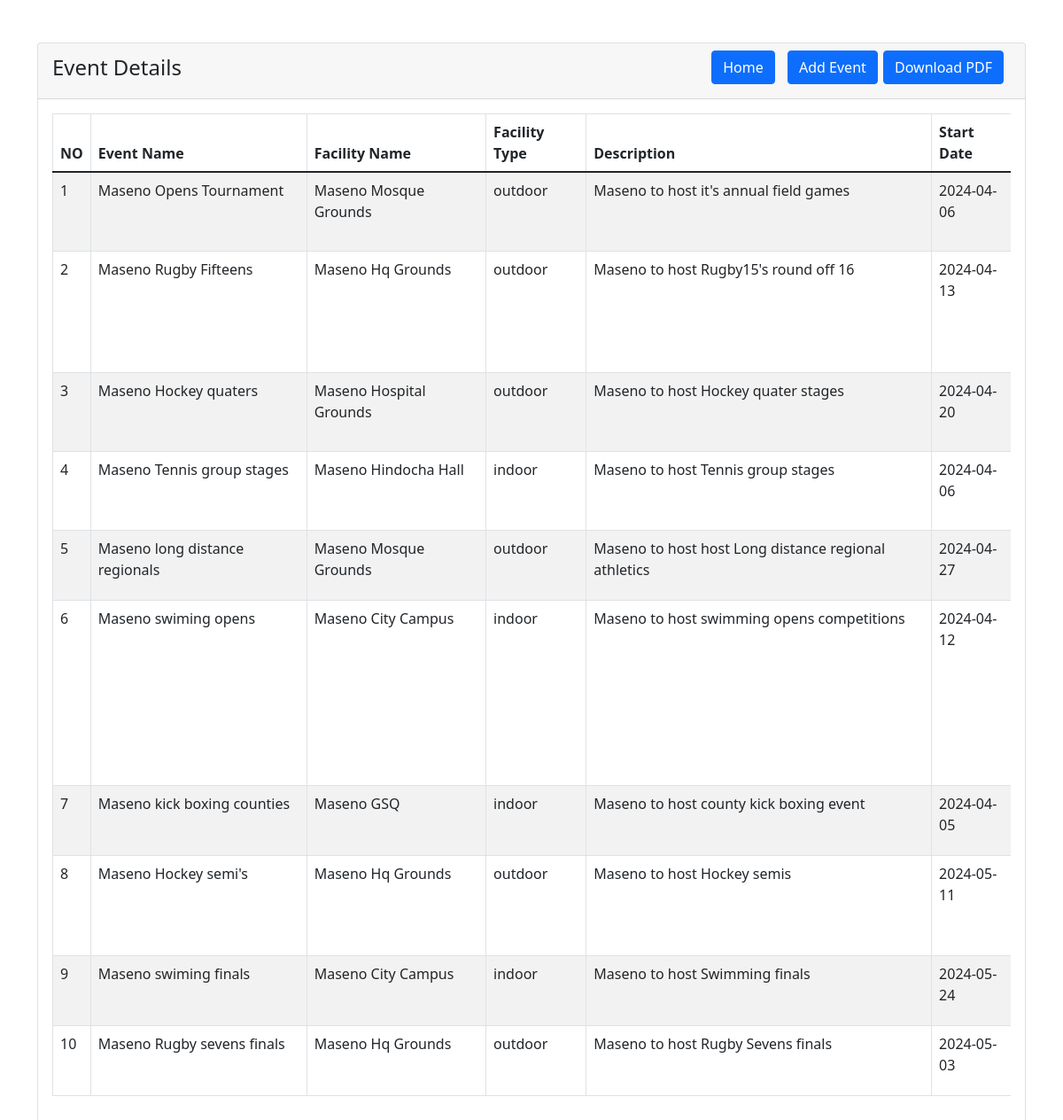
Page /admin/event_details.php on the committed database.
### tables this page shows
CREATE TABLE `events` (
  `id` int(11) NOT NULL,
  `event_name` varchar(255) NOT NULL,
  `facility_name` int(11) DEFAULT NULL,
  `facility_type` enum('indoor','outdoor') NOT NULL,
  `description` text DEFAULT NULL,
  `start_date` date NOT NULL,
  `end_date` date NOT NULL,
  `event_time` time NOT NULL,
  `host_school` varchar(255) DEFAULT NULL,
  `participant_school` varchar(255) DEFAULT NULL
);

CREATE TABLE `facilities` (
  `id` int(11) NOT NULL,
  `facility_name` varchar(255) NOT NULL,
  `facility_type` enum('indoor','outdoor','arena') NOT NULL,
  `sports_available` text DEFAULT NULL,
  `capacity` int(11) DEFAULT NULL,
  `operating_time_start` time DEFAULT NULL,
  `operating_time_end` time DEFAULT NULL
);

### admin/event_details.php (the view, shortened to what this page needs)
<?php
require '../includes/dbh.inc.php';
?>
<!doctype html>
<html lang="en">
<head>
    <link href="https://cdn.jsdelivr.net/npm/bootstrap@5.1.3/dist/css/bootstrap.min.css" rel="stylesheet">
</head>
<body>
<div class="container mt-5">
    <div class="row">
        <div class="col-md-12">
            <div class="card">
                <div class="card-header">
                    <h4 class="d-flex justify-content-between align-items-center">
                        <span>Event Details</span>
                        <div>
                            <a href="dashboard.php" class="btn btn-primary me-2">Home</a>
                            <a href="event_create.php" class="btn btn-primary">Add Event</a>
                            <a href="../includes/tcpdf_event.inc.php" class="btn btn-primary me-2">Download PDF</a>
                        </div>
                    </h4>
                </div>
                <div class="card-body">
                    <div class="table-responsive">
                    <div style="overflow-x: auto; width: 1800px;">
                            <table class="table table-bordered table-striped">
                                <thead>
                                    <tr>
                                        <th>NO</th>
                                        <th>Event Name</th>
                                        <th>Facility Name</th>
                                        <th>Facility Type</th>
                                        <th>Description</th>
                                        <th>Start Date</th>
                                    </tr>
                                </thead>
                                <tbody>
                                <?php
$query = "SELECT e.*, f.facility_name, hs.school_name AS host_school_name, GROUP_CONCAT(ps.school_id) AS participant_school
        FROM events e
        INNER JOIN facilities f ON e.facility_name = f.id
        INNER JOIN Schools hs ON e.host_school = hs.school_id
        INNER JOIN Schools ps ON FIND_IN_SET(ps.school_id, e.participant_school) > 0
        GROUP BY e.id";
$query_run = $pdo->query($query);
if ($query_run->rowCount() > 0) {
    $count = 0;
    foreach ($query_run as $event) {
        $count++;
?>
<tr>
    <td><?= $count; ?></td>
    <td><?= $event['event_name']; ?></td>
    <td><?= $event['facility_name']; ?></td>
    <td><?= $event['facility_type']; ?></td>
    <td><?= $event['description']; ?></td>
    <td><?= $event['start_date']; ?></td>
</tr>
<?php
    }
} else {
    echo "<h5>No Record Found!</h5>";
}
?>
                                </tbody>
                            </table>
                        </div>
                    </div>
                </div>
            </div>
        </div>
    </div>
</div>
</body>
</html>

### rows in the picture
events: event_name "Maseno Opens Tournament", facility_name.facility_name "Maseno Mosque Grounds", facility_type "outdoor", description "Maseno to host it's annual field games", start_date "2024-04-06"
events: event_name "Maseno Rugby Fifteens", facility_name.facility_name "Maseno Hq Grounds", facility_type "outdoor", description "Maseno to host Rugby15's round off 16", start_date "2024-04-13"
events: event_name "Maseno Hockey quaters", facility_name.facility_name "Maseno Hospital Grounds", facility_type "outdoor", description "Maseno to host Hockey quater stages", start_date "2024-04-20"
events: event_name "Maseno Tennis group stages", facility_name.facility_name "Maseno Hindocha Hall", facility_type "indoor", description "Maseno to host Tennis group stages", start_date "2024-04-06"
events: event_name "Maseno long distance regionals", facility_name.facility_name "Maseno Mosque Grounds", facility_type "outdoor", description "Maseno to host host Long distance regional athletics", start_date "2024-04-27"
events: event_name "Maseno swiming opens", facility_name.facility_name "Maseno City Campus", facility_type "indoor", description "Maseno to host swimming opens competitions", start_date "2024-04-12"
events: event_name "Maseno kick boxing counties", facility_name.facility_name "Maseno GSQ", facility_type "indoor", description "Maseno to host county kick boxing event", start_date "2024-04-05"
events: event_name "Maseno Hockey semi's", facility_name.facility_name "Maseno Hq Grounds", facility_type "outdoor", description "Maseno to host Hockey semis", start_date "2024-05-11"
events: event_name "Maseno swiming finals", facility_name.facility_name "Maseno City Campus", facility_type "indoor", description "Maseno to host Swimming finals", start_date "2024-05-24"
events: event_name "Maseno Rugby sevens finals", facility_name.facility_name "Maseno Hq Grounds", facility_type "outdoor", description "Maseno to host Rugby Sevens finals", start_date "2024-05-03"
